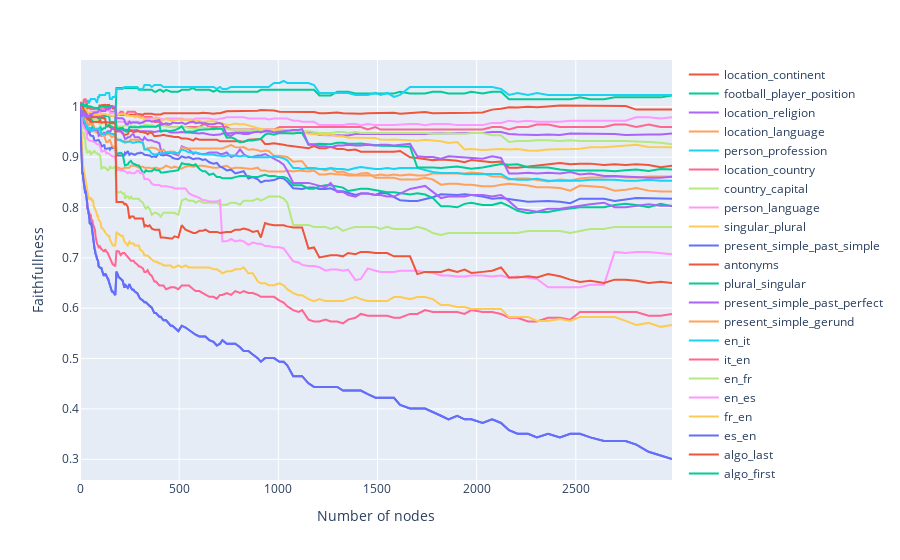

The notebook cell saved with this chart:
### Code cell
import plotly.express as px
import numpy as np

first_task = "es_en"

faithfulness_task = result_dict[(first_task, first_task)]["faithfullness"]
n_nodes_task = result_dict[(first_task, first_task)]["n_nodes_counts"]

correct_metrics = {}

for task in task_names:
    orig_metric = result_dict[(task, task)]["orig_metric"]
    zero_metric = result_dict[(task, task)]["zero_metric"]

    correct_metrics[task] = (orig_metric, zero_metric)


fig = px.line(x=[max(n_nodes_task) - x for x in n_nodes_task], y=faithfulness_task)

for second_task in task_names:
    ablated_metrics_second = result_dict[(first_task, second_task)]["ablated_metrics"]
    n_nodes_second = result_dict[(first_task, second_task)]["n_nodes_counts"]

    orig_metric_second = result_dict[(first_task, second_task)]["orig_metric"]
    zero_metric_second = result_dict[(first_task, second_task)]["zero_metric"]

    cm = correct_metrics[second_task]

    faithfulness_second = (np.array(ablated_metrics_second) - cm[1]) / (cm[0] - cm[1])


    fig.add_scatter(x=[max(n_nodes_second) - x for x in n_nodes_second], y=faithfulness_second, name=second_task)

# fig.add_scatter(x=[max(n_nodes_second) - x for x in n_nodes_second], y=faithfulness_second)

fig.update_xaxes(title="Number of nodes")
fig.update_yaxes(title="Faithfullness")

fig

### Figure 1 — Plotly figure (JSON) as saved in the notebook; plotly's stock layout.template omitted (floating-point values rounded to 4 significant figures; data arrays with more than 128 entries replaced by an {"elided": "..."} marker saying what was removed)
{"data": [{"hovertemplate": "x=%{x}<br>y=%{y}<extra></extra>", "legendgroup": "", "line": {"color": "#636efa", "dash": "solid"}, "marker": {"symbol": "circle"}, "mode": "lines", "name": "", "orientation": "v", "showlegend": false, "type": "scatter", "x": {"elided": "300 int values"}, "xaxis": "x", "y": {"elided": "300 float values"}, "yaxis": "y"}, {"name": "location_continent", "type": "scatter", "x": {"elided": "300 int values"}, "y": {"elided": "300 float values"}}, {"name": "football_player_position", "type": "scatter", "x": {"elided": "300 int values"}, "y": {"elided": "300 float values"}}, {"name": "location_religion", "type": "scatter", "x": {"elided": "300 int values"}, "y": {"elided": "300 float values"}}, {"name": "location_language", "type": "scatter", "x": {"elided": "300 int values"}, "y": {"elided": "300 float values"}}, {"name": "person_profession", "type": "scatter", "x": {"elided": "300 int values"}, "y": {"elided": "300 float values"}}, {"name": "location_country", "type": "scatter", "x": {"elided": "300 int values"}, "y": {"elided": "300 float values"}}, {"name": "country_capital", "type": "scatter", "x": {"elided": "300 int values"}, "y": {"elided": "300 float values"}}, {"name": "person_language", "type": "scatter", "x": {"elided": "300 int values"}, "y": {"elided": "300 float values"}}, {"name": "singular_plural", "type": "scatter", "x": {"elided": "300 int values"}, "y": {"elided": "300 float values"}}, {"name": "present_simple_past_simple", "type": "scatter", "x": {"elided": "300 int values"}, "y": {"elided": "300 float values"}}, {"name": "antonyms", "type": "scatter", "x": {"elided": "300 int values"}, "y": {"elided": "300 float values"}}, {"name": "plural_singular", "type": "scatter", "x": {"elided": "300 int values"}, "y": {"elided": "300 float values"}}, {"name": "present_simple_past_perfect", "type": "scatter", "x": {"elided": "300 int values"}, "y": {"elided": "300 float values"}}, {"name": "present_simple_gerund", "type": "scatter", "x": {"elided": "300 int values"}, "y": {"elided": "300 float values"}}, {"name": "en_it", "type": "scatter", "x": {"elided": "300 int values"}, "y": {"elided": "300 float values"}}, {"name": "it_en", "type": "scatter", "x": {"elided": "300 int values"}, "y": {"elided": "300 float values"}}, {"name": "en_fr", "type": "scatter", "x": {"elided": "300 int values"}, "y": {"elided": "300 float values"}}, {"name": "en_es", "type": "scatter", "x": {"elided": "300 int values"}, "y": {"elided": "300 float values"}}, {"name": "fr_en", "type": "scatter", "x": {"elided": "300 int values"}, "y": {"elided": "300 float values"}}, {"name": "es_en", "type": "scatter", "x": {"elided": "300 int values"}, "y": {"elided": "300 float values"}}, {"name": "algo_last", "type": "scatter", "x": {"elided": "300 int values"}, "y": {"elided": "300 float values"}}, {"name": "algo_first", "type": "scatter", "x": {"elided": "300 int values"}, "y": {"elided": "300 float values"}}, {"name": "algo_second", "type": "scatter", "x": {"elided": "300 int values"}, "y": {"elided": "300 float values"}}], "layout": {"legend": {"tracegroupgap": 0}, "margin": {"t": 60}, "xaxis": {"anchor": "y", "domain": [0, 1], "title": {"text": "Number of nodes"}}, "yaxis": {"anchor": "x", "domain": [0, 1], "title": {"text": "Faithfullness"}}}}
